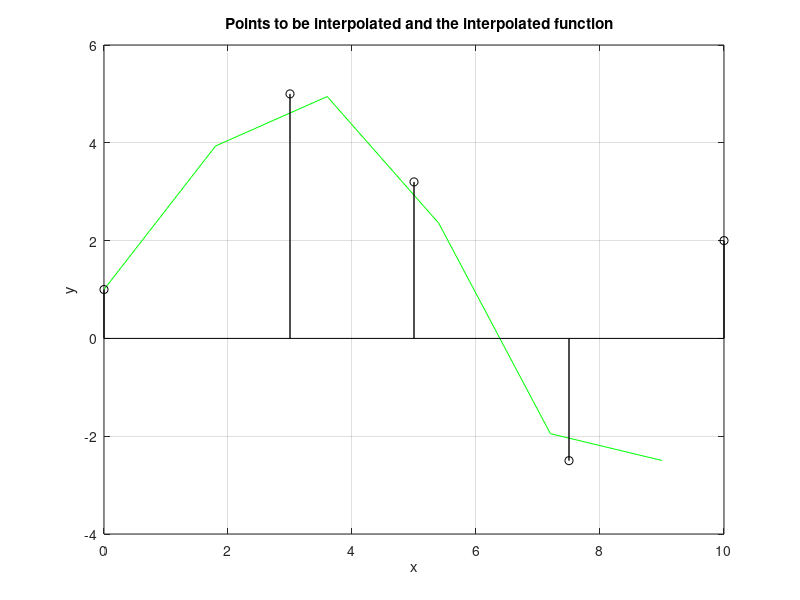

This figure's MATLAB source:

function lagrange_test2
% Function to test the routine lagrange_new 

 xk = [0,3,5,7.5,10];    % Support points to be interpolated
 yk = [1,5,3.2,-2.5,2];  % The values at the points xk
 x = 0:1.8:10;           % The interpolation points

%L=3;
%xk = (randn(1,L) ); xk = sort(xk)
%yk = (randn(1,L) )
%x = xk(1)-0.5: 0.1: xk(L)+0.5;

% ------ Interpolation with lagrange_new routine
[y,L] = lagrange_new(xk, yk, x);
%[x' y' L]
%close all; figure(1);    clf; 
plot(x,y,'g');   hold on;
stem(xk,yk,'k-','LineWidth',1);    grid on;  title('   Points to be interpolated and the interpolated function');
xlabel('x');     ylabel('y');


ord = 2;






%################
function [y,L] = lagrange_new(xk,yk,x)
% From MATLAB Central by Qazi Ejaz
% https://de.mathworks.com/matlabcentral/fileexchange/45855-lagrange-interpolation?s_tid=srchtitle
% function yi = lagrange(x,y,xi)
% if nargin < 3
%     x=input('x=');
%     y=input('y=');
%     xi=input('xi=');
% end
% n = length(x);
% ni = length(xi);
% L = ones(ni,n);
% for j = 1:n
%     for i = 1:n
%         if (i ~= j)
%             L(:,j) = L(:,j).*(xi' - x(i))/(x(j)-x(i));
%         end
%     end
% end
% yi = y*L';
%                 

nk = length(xk);
nx = length(x);
L = ones(nx,nk);
for j = 1:nk
    for i = 1:nk
        if (i ~= j)
           L(:,j) = L(:,j).*(x' - xk(i))/(xk(j)-xk(i));
        end
    end
end
y = yk*L';

%------------------------------------------------------------------------------
% https://fr.mathworks.com/matlabcentral/fileexchange/899-lagrange-polynomial-interpolation?s_tid=srchtitle
% 
%function y=lagrange(x,pointx,pointy)
%
%LAGRANGE   approx a point-defined function using the Lagrange polynomial interpolation
%
%      LAGRANGE(X,POINTX,POINTY) approx the function definited by the points:
%      P1=(POINTX(1),POINTY(1)), P2=(POINTX(2),POINTY(2)), ..., PN(POINTX(N),POINTY(N))
%      and calculate it in each elements of X
%
%      If POINTX and POINTY have different number of elements the function will return the NaN value
%
%      function wrote by: Carlo Castoldi carlo.castoldi(at)gmail.com
%      7-oct-2001
%
% n=size(pointx,2);
% L=ones(n,size(x,2));
% if (size(pointx,2)~=size(pointy,2))
%    fprintf(1,'\nERROR!\nPOINTX and POINTY must have the same number of elements\n');
%    y=NaN;
% else
%    for i=1:n
%       for j=1:n
%          if (i~=j)
%             L(i,:)=L(i,:).*(x-pointx(j))/(pointx(i)-pointx(j));
%          end
%       end
%    end
%    y=0;
%    for i=1:n
%       y=y+pointy(i)*L(i,:);
%    end
% end
%------------------------------------------------------------------------------
% 
% clc
% clear
% x=input('Enter the values of independent variable x in an array: \n');
% %x= [6.54 6.58 6.59 6.61 6.64];
% % Write the values of independent variable x.
% y=input('Enter the values of dependent variable y in an array: \n');
% %y =[2.8156 2.8182 2.8189 2.8202 2.8222]; 
% % Write the values of dependent variable y.
% xf=input('Enter the value of x where we want to find the value of f(x): ');
% n=length(x); % Number of terms of X or Y
% L=zeros(1,n);
% % For Lagrange's function.
% %Formula: f(x)?[(x-x2)(x-x3)...(x-xn)]/[(x1-x2)(x1-x3)...(x1-xn)]*y1
% % +[(x-x1)(x-x3)...(x-xn)]/[(x2-x1)(x2-x3)...(x2-xn)]*y2
% %+.....+[(x-x1)(x-x2)...(x-x(n-1))]/[(xn-x1)(xn-x2)...(xn-x(n-1))]*yn
% p=1;q=1;
% for r=1:n %Finding Lagrangian coefficients.
%     for k=1:n
%        if r~=k
%         p= p*(xf-x(k));
%         q=q*(x(r)-x(k));        
%        end      
%     end
%      L(1,r)=p/q*y(r);
%      p=1;q=1;
% end
% sol=0;
% for r=1:n %Finding final result.
%    sol=sol+L(1,r); 
% end
% fprintf('The required value is f(%1.2f)= %2.4f',xf,sol);
%------------------------------------------------------------------------------
